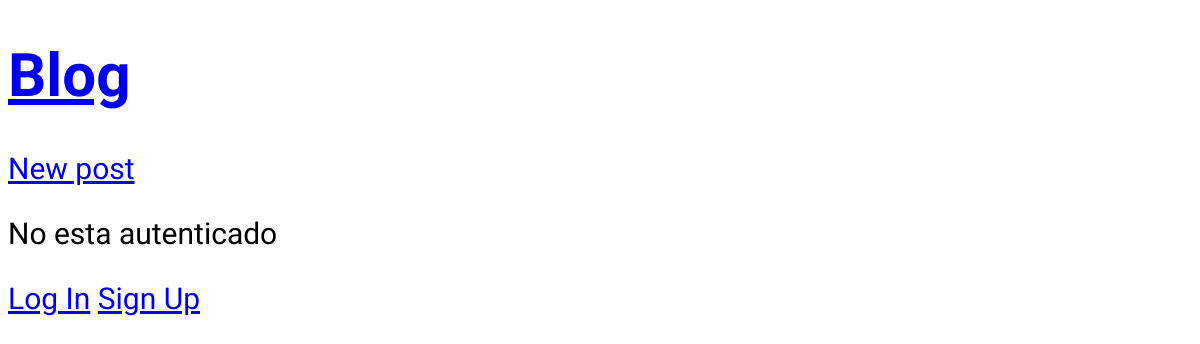
The app's page /, older data.
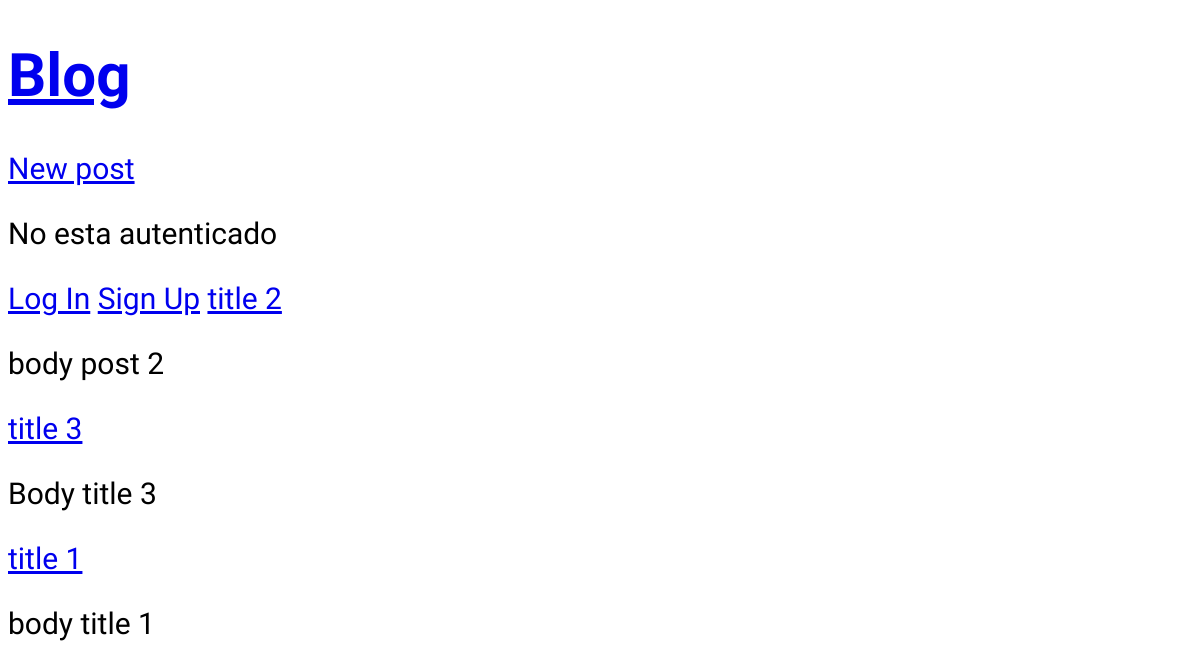
The same page, newer data.
### blogs/models.py (models this page shows, shortened)
class Post(models.Model):
    title = models.CharField(max_length=200)
    body = models.TextField()
    author = models.ForeignKey("auth.User",
         on_delete = models.CASCADE,
         )

### blogs/views.py (the view)
# urls.py: path("", BlogListView.as_view(), name="home"),
class BlogListView(ListView):
    model = Post
    template_name = "home.html"

### templates/home.html
{% extends "base.html" %}
{% block content %}
    {% for post in post_list %}
        <a href="{% url 'post_detail' post.pk %}"> {{ post.title }} </a>
        <p>{{ post.body }}</p>
    {% endfor %}
{% endblock content %}

### templates/base.html (shortened to what this page needs)
{% load static %}
<!DOCTYPE html>
<html>
<head>
    <link rel="stylesheet" href="{% static 'css/base.css' %}">
</head>
<body>
    <header>
    <h1><a href="{% url 'home' %}"> Blog </a></h1>
    </header>
        <section>
            <div>
                <a href="{% url 'post_new' %}">New post</a>
            </div>
            {% if user.is_authenticated %}
                <p>Hi {{user.username}}!</p>
                {% else %}
                <p>No esta autenticado</p>
                <a href="{% url 'login' %}">Log In</a>
                <a href="{% url 'signup' %}">Sign Up</a>
            {% endif %}
            {% block content %}{% endblock content %}
        </section>
</body>
</html>

### static/css/base.css (style rules this page uses)
body { font-family: "Lilita One", sans-serif; font-weight: 400; font-style: normal; font-size: 30px; }
header h1 { color: chartreuse; }

Row changes from the older to the newer data that the page shows:
added Post: title "title 2", body "body post 2"
added Post: title "title 3", body "Body title 3"
added Post: title "title 1", body "body title 1"
